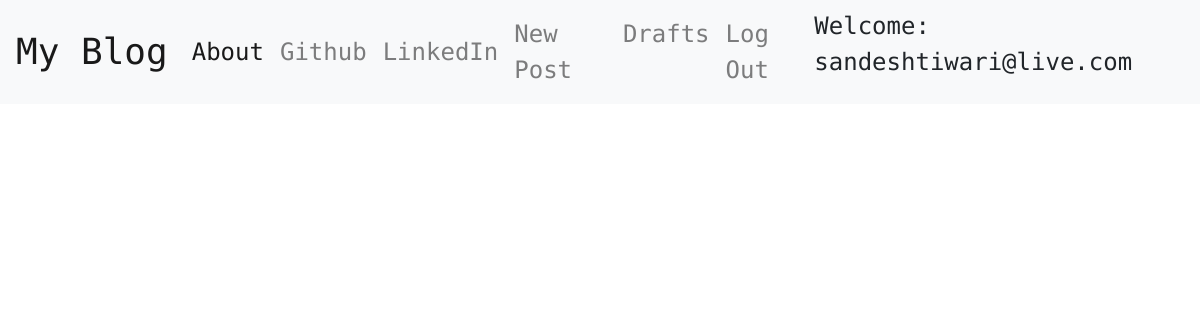
Page /drafts/ (signed in) on the earlier database version.
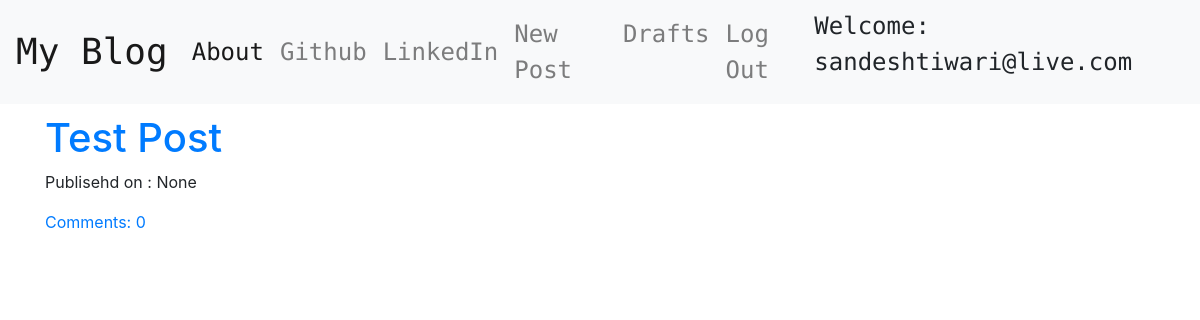
Same page on the later database version.
### blog/models.py (models this page shows, shortened)
class Post(models.Model):
    author = models.ForeignKey('auth.User', on_delete=models.CASCADE)
    title = models.CharField(max_length=200)
    text = models.TextField()
    create_date = models.DateTimeField(default=timezone.now)
    published_date = models.DateTimeField(blank=True, null=True)
    def approve_comments(self):
        return self.comments.filter(approved_comment=True)

### blog/views.py (the view)
# urls.py: path('drafts/', views.DraftListView.as_view(), name='post_draft_list'),
class DraftListView(LoginRequiredMixin, ListView):
    login_url = '/login/'
    redirect_field_name = 'blog/post_list.html'
    model = Post
    def get_queryset(self):
        return Post.objects.filter(published_date__isnull=True).order_by('create_date')

### blog/templates/blog/post_list.html
{% extends 'blog/base.html' %}
{% block content %}
<div class="centerstage">
  {% for post in post_list %}
  <div class="post">
    <h1> <a href="{% url 'post_detail' pk=post.pk %}">{{ post.title }}</a> </h1>
    <div class="date">
      <p>Publisehd on : {{ post.published_date }}</p>
    </div>
    <a href="{% url 'post_detail' pk=post.pk %}">Comments: {{ post.approve_comments.count }}</a>
  </div>
  {% endfor %}
</div>
{% endblock %}

Differences in the rows shown:
added Post: title "Test Post", published_date "None", approve_comments.count "0"
